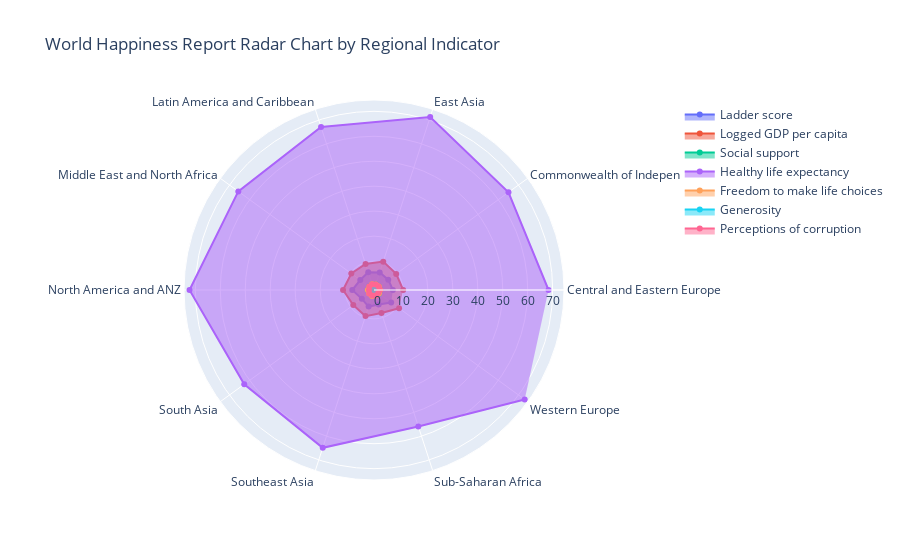

Here is the notebook cell this chart was saved with:
### Code cell
# Static Radar Chart

avg_df = whr_df.groupby('Regional indicator').mean().reset_index()

indicators = [
    'Ladder score', 'Logged GDP per capita', 'Social support',
    'Healthy life expectancy', 'Freedom to make life choices',
    'Generosity', 'Perceptions of corruption'
]

data = []
for indicator in indicators:
    data.append(go.Scatterpolar(
        r=avg_df[indicator],
        theta=avg_df['Regional indicator'],
        fill='toself',
        name=indicator
    ))

layout = go.Layout(
    title="World Happiness Report Radar Chart by Regional Indicator",
    showlegend=True,
    polar=dict(
        radialaxis=dict(
            visible=True
        )
    )
)

fig = go.Figure(data=data, layout=layout)

fig.show()

### Figure 1 — Plotly figure (JSON) as saved in the notebook; plotly's stock layout.template omitted (floating-point values rounded to 4 significant figures)
{"data": [{"fill": "toself", "name": "Ladder score", "r": [5.985, 5.467, 5.81, 5.908, 5.22, 7.128, 4.442, 5.408, 4.494, 6.915], "theta": ["Central and Eastern Europe", "Commonwealth of Independent States", "East Asia", "Latin America and Caribbean", "Middle East and North Africa", "North America and ANZ", "South Asia", "Southeast Asia", "Sub-Saharan Africa", "Western Europe"], "type": "scatterpolar"}, {"fill": "toself", "name": "Logged GDP per capita", "r": [10.11, 9.402, 10.37, 9.37, 9.666, 10.81, 8.683, 9.421, 8.075, 10.82], "theta": ["Central and Eastern Europe", "Commonwealth of Independent States", "East Asia", "Latin America and Caribbean", "Middle East and North Africa", "North America and ANZ", "South Asia", "Southeast Asia", "Sub-Saharan Africa", "Western Europe"], "type": "scatterpolar"}, {"fill": "toself", "name": "Social support", "r": [0.8874, 0.8725, 0.8605, 0.8395, 0.7976, 0.9335, 0.7034, 0.8203, 0.6967, 0.9145], "theta": ["Central and Eastern Europe", "Commonwealth of Independent States", "East Asia", "Latin America and Caribbean", "Middle East and North Africa", "North America and ANZ", "South Asia", "Southeast Asia", "Sub-Saharan Africa", "Western Europe"], "type": "scatterpolar"}, {"fill": "toself", "name": "Healthy life expectancy", "r": [68.34, 65.01, 71.25, 67.08, 65.61, 72.33, 62.68, 64.89, 55.89, 73.03], "theta": ["Central and Eastern Europe", "Commonwealth of Independent States", "East Asia", "Latin America and Caribbean", "Middle East and North Africa", "North America and ANZ", "South Asia", "Southeast Asia", "Sub-Saharan Africa", "Western Europe"], "type": "scatterpolar"}, {"fill": "toself", "name": "Freedom to make life choices", "r": [0.7971, 0.8169, 0.7635, 0.8318, 0.7165, 0.8988, 0.765, 0.909, 0.7232, 0.8587], "theta": ["Central and Eastern Europe", "Commonwealth of Independent States", "East Asia", "Latin America and Caribbean", "Middle East and North Africa", "North America and ANZ", "South Asia", "Southeast Asia", "Sub-Saharan Africa", "Western Europe"], "type": "scatterpolar"}, {"fill": "toself", "name": "Generosity", "r": [-0.07894, -0.036, -0.06233, -0.0677, -0.07976, 0.12, 0.04271, 0.1563, 0.01344, -0.00319], "theta": ["Central and Eastern Europe", "Commonwealth of Independent States", "East Asia", "Latin America and Caribbean", "Middle East and North Africa", "North America and ANZ", "South Asia", "Southeast Asia", "Sub-Saharan Africa", "Western Europe"], "type": "scatterpolar"}, {"fill": "toself", "name": "Perceptions of corruption", "r": [0.8505, 0.7251, 0.6833, 0.7926, 0.7622, 0.4492, 0.7974, 0.7091, 0.7659, 0.5231], "theta": ["Central and Eastern Europe", "Commonwealth of Independent States", "East Asia", "Latin America and Caribbean", "Middle East and North Africa", "North America and ANZ", "South Asia", "Southeast Asia", "Sub-Saharan Africa", "Western Europe"], "type": "scatterpolar"}], "layout": {"polar": {"radialaxis": {"visible": true}}, "showlegend": true, "title": {"text": "World Happiness Report Radar Chart by Regional Indicator"}}}
